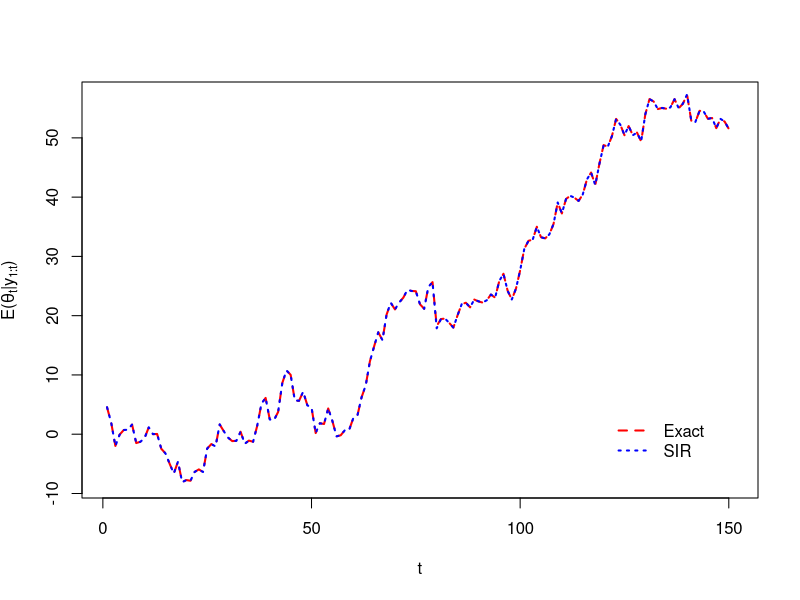
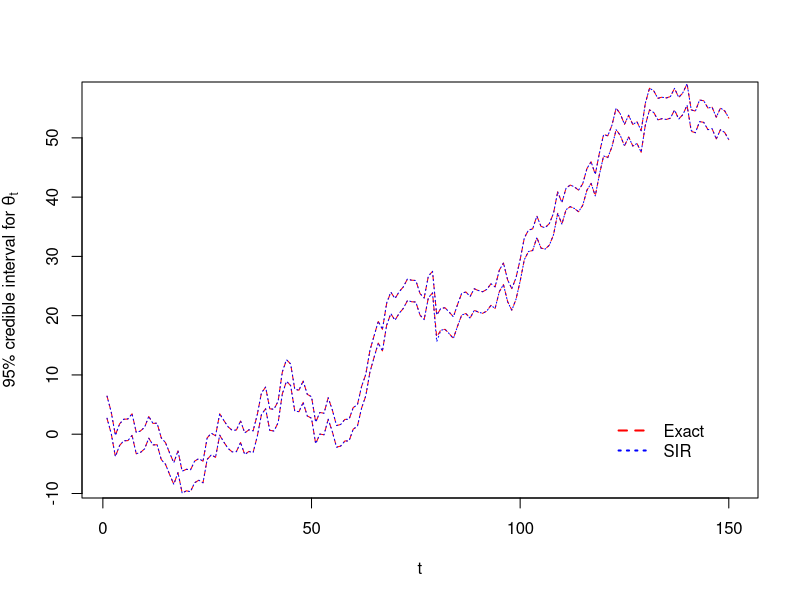
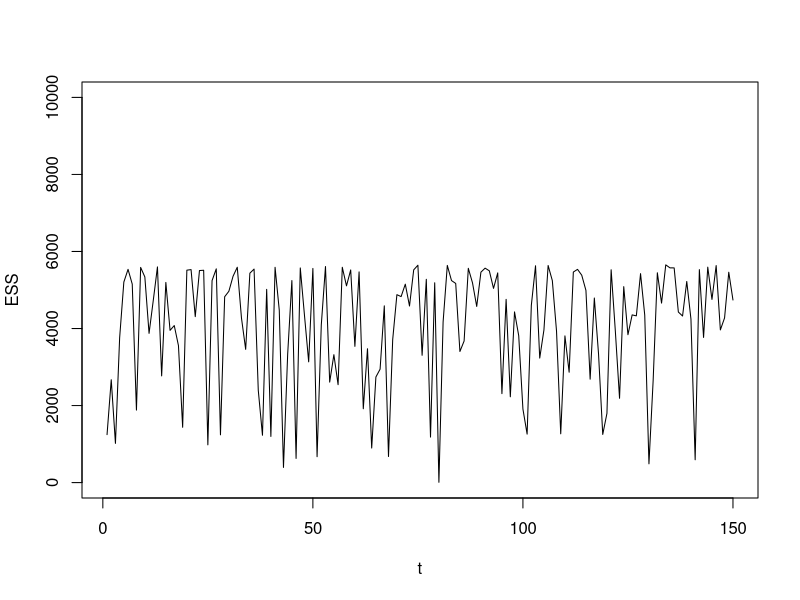
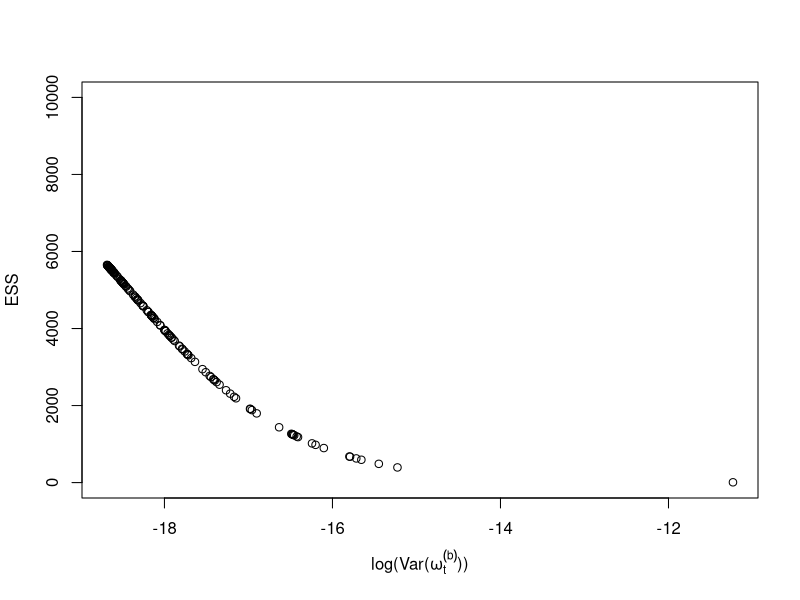

Write R code to recreate these figures, in order.
### Hyperparameters
sigma2 = 1^2
tau2   = 2^2
mm0    = 0
CC20   = 4


### Generating data
TT     = 150
theta.t = rep(0, TT+1)
y       = rep(0, TT)

theta.t[1] = 2
for(i in 1:TT){
  theta.t[i+1] = rnorm(1, theta.t[i], sqrt(tau2))
  y[i] = rnorm(1, theta.t[i+1], sqrt(sigma2))
}


### Exact solution
mm  = rep(0,TT+1)
CC2 = rep(0,TT+1)
mm[1]  = mm0
CC2[1] = CC20
for(i in 1:TT){
  mm[i+1]  = (y[i]/sigma2 + mm[i]/(tau2 + CC2[i]))/(1/sigma2 + 1/(tau2 + CC2[i]))
  CC2[i+1] = 1/(1/sigma2 + 1/(tau2 + CC2[i]))
}


### SIR filter
BB = 10000
theta.out   = array(0, dim=c(TT+1, BB))
weights.out = array(0, dim=c(TT+1, BB))
ESS         = rep(0, TT)
theta.out[1,]     = rnorm(BB, mm0, sqrt(CC20))
weights.out[1,]   = rep(1/BB, BB)
for(i in 1:TT){
  theta.tilde = sample(theta.out[i,], BB, replace=TRUE, weights.out[i,])
  theta.hat   = rnorm(BB, theta.tilde, sqrt(tau2))
  lweights    = dnorm(y[i], theta.hat, sqrt(sigma2), log=T)
  lweights    = lweights - max(lweights)

  theta.out[i+1,]   = theta.hat
  weights.out[i+1,] = exp(lweights)/sum(exp(lweights))
  ESS[i]            = (sum(weights.out[i+1,])^2)/sum(weights.out[i+1,]^2)
}

mm.SIR = apply(weights.out*theta.out, 1,sum)
CC2.SIR = apply(weights.out*theta.out^2, 1,sum) - mm.SIR^2




## Expected values
quartz()
plot(theta.t, type="n", xlab="t", ylab=expression(paste("E(",theta[t],"|",y[1:t],")")), lwd=2)
lines(mm[-1], col="red", lwd=2, lty=2)
lines(mm.SIR[-1], col="blue", lwd=2, lty=3)
legend(120,4,c("Exact","SIR"), col=c("red","blue"), lty=c(2,3), lwd=2, bty="n")
dev.print(dev=pdf,file="Gaussian_means.pdf")


## Confidence intervals
quartz()
plot(theta.t, type="n", xlab="t", ylab=expression(paste("95% credible interval for ",theta[t])), lwd=2)
lines(mm[-1]-2*sqrt(CC2[-1]), col="red", lwd=1, lty=2)
lines(mm[-1]+2*sqrt(CC2[-1]), col="red", lwd=1, lty=2)
lines(mm.SIR[-1]-2*sqrt(CC2.SIR[-1]), col="blue", lwd=1, lty=3)
lines(mm.SIR[-1]+2*sqrt(CC2.SIR[-1]), col="blue", lwd=1, lty=3)
legend(120,4,c("Exact","SIR"), col=c("red","blue"), lty=c(2,3), lwd=2, bty="n")
dev.print(dev=pdf,file="Gaussian_confint.pdf")


## ESS as a function of time
quartz()
plot(ESS, type="l", ylab="ESS", xlab="t",ylim=c(0,BB))
dev.print(dev=pdf,file="Gaussian_ESSintime.pdf")


## ESS vs logarithm of the variance
quartz()
plot(log(apply(weights.out,1,var)[-1]), ESS, ylab="ESS", xlab=expression(paste("log(Var(",omega[t]^{(b)},"))")),ylim=c(0,BB))
dev.print(dev=pdf,file="Gaussian_ESSvslogVar.pdf")












